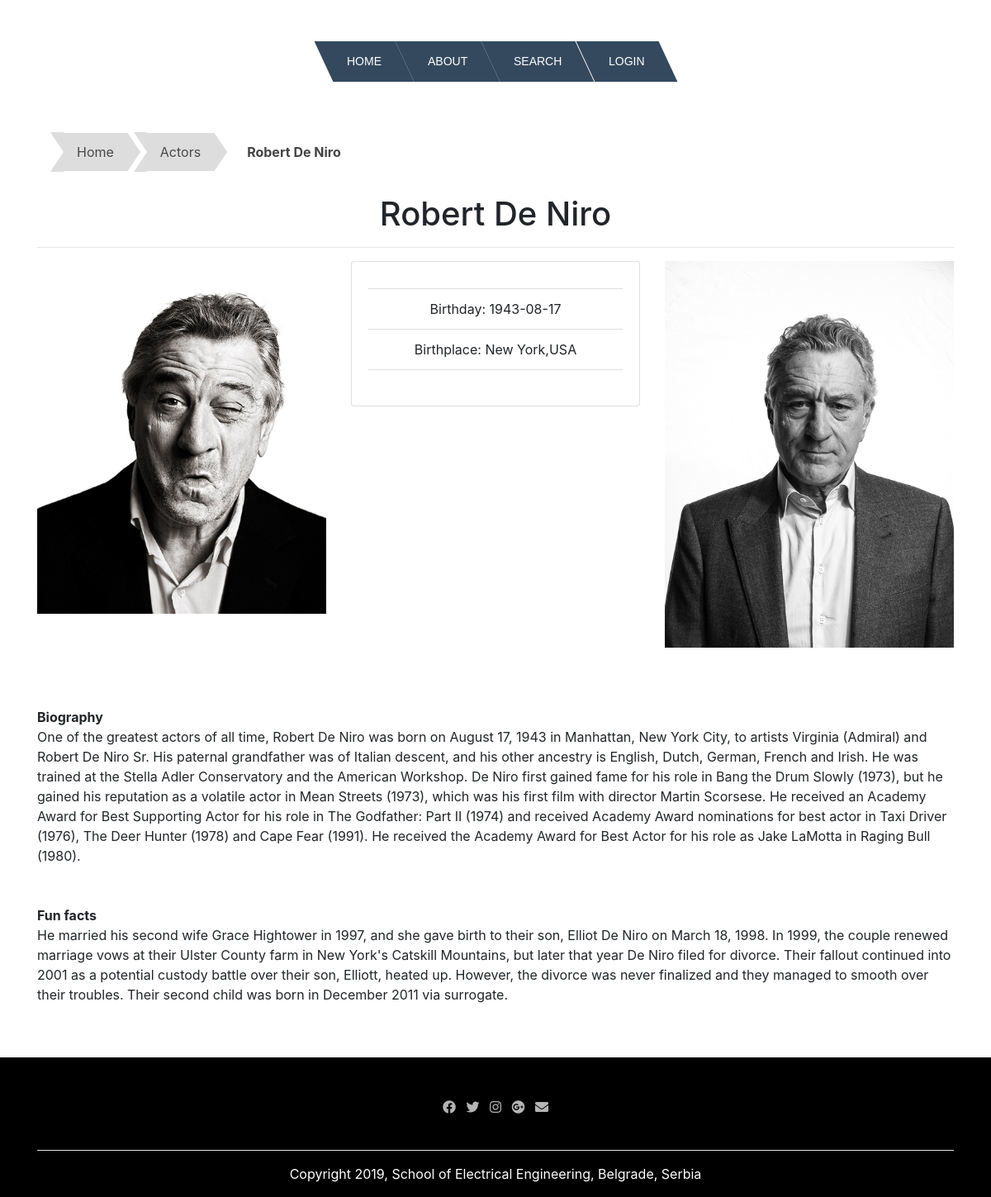
The page /index.php/Guest/showActor/1 on the database its author committed.
### tables this page shows
CREATE TABLE IF NOT EXISTS `actors` (
  `id` int(11) NOT NULL AUTO_INCREMENT,
  `name` varchar(50) NOT NULL,
  `birthday` date NOT NULL,
  `funfact` varchar(1000) NOT NULL,
  `biography` varchar(1000) NOT NULL,
  `highlight` varchar(500) NOT NULL,
  `posterSrc` varchar(50) NOT NULL,
  `profileImgLeft` varchar(50) NOT NULL,
  `profileImgRight` varchar(50) NOT NULL,
  `birthplace` int(11) NOT NULL,
  PRIMARY KEY (`id`)
);

CREATE TABLE IF NOT EXISTS `states` (
  `id` int(11) NOT NULL AUTO_INCREMENT,
  `city` varchar(50) NOT NULL,
  `state` varchar(50) NOT NULL,
  PRIMARY KEY (`id`)
);

### application/controllers/Guest.php (called while the page is built, shortened)
<?php
require_once APPPATH . 'core/Core.php';
class Guest extends Core {
    public function showContent($mainContent, $data) {
        $this->load->view("templates/header_guest.php", $data);
        $this->load->view($mainContent, $data);
        $this->load->view("templates/footer.php");
    }
    public function showActor($id, $controller = null) {
        $controller = "Guest";
        parent::showActor($id, $controller);
    }
}

### application/core/Core.php (called while the page is built, shortened)
<?php
class Core extends CI_Controller {
    public function showActor($id, $controller) {
        $actor = $this->ModelActors->fetch($id);
        $state = $this->ModelStates->fetch($actor->birthplace);
        $this->showContent("actor.php", ["actor" => $actor, "state" => $state, "controller" => $controller]);
    }
}

### index.php (called while the page is built, shortened)
<?php
require_once BASEPATH.'core/CodeIgniter.php';

### application/models/ModelActors.php (called while the page is built, shortened)
<?php
class ModelActors extends CI_Model{
   public function fetch($id){
        $this->db->where("id",$id);
        $this->db->from('actors');
        $query=$this->db->get();
        $result=$query->row();
        return $result;
    }
}

### application/models/ModelStates.php (called while the page is built, shortened)
<?php
class ModelStates extends CI_Model {
    public function fetch($id) {
        $this->db->where("id", $id);
        $this->db->from('states');
        $query = $this->db->get();
        $result = $query->row();
        return $result;
    }
}

### application/views/actor.php (the view, shortened to what this page needs)
<div class="container">
    <div>
        <ul class="breadcrumb">
            <li><a href = "<?php echo site_url($controller . "/index"); ?>"> Home</a></li>
            <li><a href = "<?php echo site_url($controller . "/actors"); ?>"> Actors </a></li>
            <li><a href="#" class="current"><?php echo $actor->name ?></a></li>
        </ul>
    </div>
    <div class="row text-center">
        <div class="col-lg-12">
            <h1><?php echo $actor->name ?></h1>
            <hr>
        </div>
    </div>
    <div class="row">
        <div class="col-sm-4">
            <img class=" img-fluid" src="<?php echo base_url($actor->profileImgLeft) ?>">
        </div>
        <div class="col-sm-4">
            <form name="formSubscribe" action="<?php echo site_url($controller."/subscribe/".$actor->id) ?>" method="post">
                <div class="card">
                    <div class="card-body text-center">
                        <ul class="list-group list-group-flush lista">
                            <li class="list-group-item">Birthday: <?php echo $actor->birthday ?> </li>
                            <li class="list-group-item">Birthplace: <?php echo $state->city . "," . $state->state ?></li>
                        </ul>
                        <br>
                    </div>
                </div>
            </form>
        </div>
        <div class="col-sm-4">
            <img class=" img-fluid" src="<?php echo base_url($actor->profileImgRight) ?>">
        </div>
    </div>
    <div class="row">
        <div class="col-sm-12">
            <br><br><br>
            <p><b>Biography</b><br>
                <?php echo $actor->biography ?>
                <br><br><br>
                <b>Fun facts</b><br>
                <?php echo $actor->funfact ?>
            </p>
        </div>
    </div>
</div>

### application/views/templates/header_guest.php (shortened to what this page needs)
<html>
    <head>
        <link rel="stylesheet" type="text/css" href="<?php echo base_url(); ?>css/header_style.css">
        <link rel="stylesheet" type="text/css" href="<?php echo base_url(); ?>css/footer_style.css">
        <link rel="stylesheet" type="text/css" href="<?php echo base_url(); ?>css/movies_style.css">
        <link rel="stylesheet" type="text/css" href="<?php echo base_url(); ?>css/login_style.css">
        <link rel="stylesheet" type="text/css" href="<?php echo base_url(); ?>css/bootstrap.min.css">
        <link rel="stylesheet" type="text/css" href="<?php echo base_url(); ?>css/carousel_style.css">
        <link rel="stylesheet" href="https://use.fontawesome.com/releases/v5.8.2/css/all.css">
    </head>
    <body>
        <header>
            <ul class="menu cf">
                <li><a href ="<?php echo site_url("Guest/index"); ?>"> Home </a></li>
                <li><a href="<?php echo site_url("Guest/about"); ?>">About</a></li>
                <li>
                    <a href="">Search</a>
                </li>
                <li><a href ="<?php echo site_url("Guest/showLoginForm"); ?>"> Login </a></li>
            </ul>
        </header>

### application/views/templates/footer.php (shortened to what this page needs)
<footer class="footer mt-5">
    <div class="container">
        <div class="row">
            <div class="col-xs-12 col-sm-12 col-md-12 mt-2 mt-sm-5">
                <ul class="list-unstyled list-inline social text-center">
                    <li class="list-inline-item"><a href="https://www.facebook.com"><i class="fab fa-facebook"></i></a></li>
                    <li class="list-inline-item"><a href="https://www.twitter.com"><i class="fab fa-twitter"></i></a></li>
                    <li class="list-inline-item"><a href="https://www.instagram.com"><i class="fab fa-instagram"></i></a></li>
                    <li class="list-inline-item"><a href="https://www.google.com"><i class="fab fa-google-plus"></i></a></li>
                    <li class="list-inline-item"><a href="https://www.envelope.com" target="_blank"><i class="fas fa-envelope"></i></a></li>
                </ul>
            </div>
        </div>
        <div class="row">
            <div class="col-xs-12 col-sm-12 col-md-12 mt-2 mt-sm-2 text-center text-white">
                <hr style="background-color:white;">
                <p>Copyright 2019, School of Electrical Engineering, Belgrade, Serbia</p>
            </div>
        </div>
    </div>
</footer>
</body>
</html>

### css/header_style.css (style rules this page uses)
.cf:before, .cf:after { content: " "; display: table; }
.cf:after { clear: both; }
.cf { *zoom: 1; }
.menu, .submenu { margin: 0; padding: 0; list-style: none; }
.menu { margin: 50px auto; width: 800px; width: -moz-fit-content; width: -webkit-fit-content; width: fit-content; }
.menu > li { background: #34495e; float: left; position: relative; transform: skewX(25deg); }
.menu a { display: block; color: #fff; text-transform: uppercase; text-decoration: none; font-family: Arial, Helvetica; font-size: 14px; }
.menu > li > a { transform: skewX(-25deg); padding: 1em 2em; }
.breadcrumb { overflow: hidden; background-color: transparent !important; }
.breadcrumb li { float: left; margin: 0 .5em 0 1em; }
.breadcrumb a { background: #ddd; padding: .7em 1em; float: left; text-decoration: none; color: #444; text-shadow: 0 1px 0 rgba(255,255,255,.5); position: relative; }
.breadcrumb a::before { content: ""; position: absolute; top: 50%; margin-top: -1.5em; border-width: 1.5em 0 1.5em 1em; border-style: solid; border-color: #ddd #ddd #ddd transparent; left: -1em; }
.breadcrumb a::after { content: ""; position: absolute; top: 50%; margin-top: -1.5em; border-top: 1.5em solid transparent; border-bottom: 1.5em solid transparent; border-left: 1em solid #ddd; right: -1em; }
.breadcrumb .current, .breadcrumb .current:hover { font-weight: bold; background: none; }
.breadcrumb .current::after, .breadcrumb .current::before { content: normal; }
a:link { text-decoration: none; }

### css/footer_style.css (style rules this page uses)
.footer { width: 100%; background-color:rgb(0,0,0); }
.footer li a { color:rgb(180,180,180)!important; }

### rows shown on the page
actors: name "Robert De Niro", profileImgLeft (picture), birthday "1943-08-17", profileImgRight (picture), biography "One of the greatest actors of all time, Robert De Niro was born on August 17, 1943 in Manhattan, New York City, to artists Virginia (Admiral) and Robert De Niro Sr. His paternal grandfather was of Italian descent, and his other ancestry is English, Dutch, German, French and Irish. He was trained at the Stella Adler Conservatory and the American Workshop. De Niro first gained fame for his role in Bang the Drum Slowly (1973), but he gained his reputation as a volatile actor in Mean Streets (1973), which was his first film with director Martin Scorsese. He received an Academy Award for Best Supporting Actor for his role in The Godfather: Part II (1974) and received Academy Award nominations…", funfact "He married his second wife Grace Hightower in 1997, and she gave birth to their son, Elliot De Niro on March 18, 1998. In 1999, the couple renewed marriage vows at their Ulster County farm in New York's Catskill Mountains, but later that year De Niro filed for divorce. Their fallout continued into 2001 as a potential custody battle over their son, Elliott, heated up. However, the divorce was never finalized and they managed to smooth over their troubles. Their second child was born in December 2011 via surrogate."
states: city "New York", state "USA"
